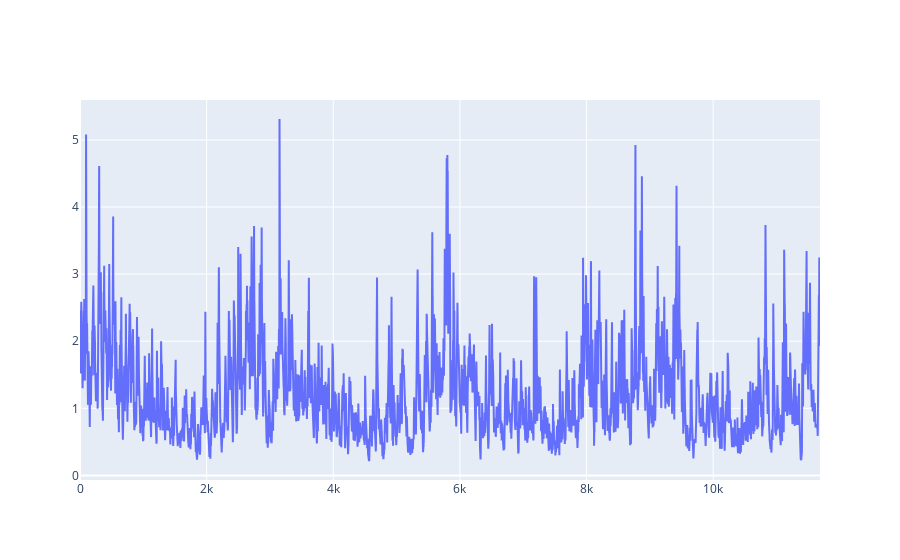

Notebook cell for this chart:
### Code cell
fig = go.Figure(data=go.Scatter(
    y = time_series,
    mode = 'lines'
))

fig.show()

### Figure 1 — Plotly figure (JSON) as saved in the notebook; plotly's stock layout.template omitted (floating-point values rounded to 4 significant figures; data arrays with more than 128 entries replaced by an {"elided": "..."} marker saying what was removed)
{"data": [{"mode": "lines", "type": "scatter", "y": {"elided": "11688 float values"}}], "layout": {}}
